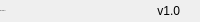
              <widget class="QFrame" name="bottomBar">
               <property name="minimumSize">
                <size>
                 <width>0</width>
                 <height>22</height>
                </size>
               </property>
               <property name="maximumSize">
                <size>
                 <width>16777215</width>
                 <height>22</height>
                </size>
               </property>
               <property name="frameShape">
                <enum>QFrame::Shape::NoFrame</enum>
               </property>
               <property name="frameShadow">
                <enum>QFrame::Shadow::Raised</enum>
               </property>
               <layout class="QHBoxLayout" name="horizontalLayout_5">
                <property name="spacing">
                 <number>0</number>
                </property>
                <property name="leftMargin">
                 <number>0</number>
                </property>
                <property name="topMargin">
                 <number>0</number>
                </property>
                <property name="rightMargin">
                 <number>0</number>
                </property>
                <property name="bottomMargin">
                 <number>0</number>
                </property>
                <item>
                 <widget class="QLabel" name="creditsLabel">
                  <property name="maximumSize">
                   <size>
                    <width>16777215</width>
                    <height>16</height>
                   </size>
                  </property>
                  <property name="font">
                   <font>
                    <family>Segoe UI</family>
                    <pointsize>-1</pointsize>
                    <italic>false</italic>
                    <bold>false</bold>
                   </font>
                  </property>
                  <property name="text">
                   <string>By: Cheifs AI</string>
                  </property>
                  <property name="alignment">
                   <set>Qt::AlignmentFlag::AlignLeading|Qt::AlignmentFlag::AlignLeft|Qt::AlignmentFlag::AlignVCenter</set>
                  </property>
                 </widget>
                </item>
                <item>
                 <widget class="QLabel" name="version">
                  <property name="text">
                   <string>v1.0</string>
                  </property>
                  <property name="alignment">
                   <set>Qt::AlignmentFlag::AlignRight|Qt::AlignmentFlag::AlignTrailing|Qt::AlignmentFlag::AlignVCenter</set>
                  </property>
                 </widget>
                </item>
                <item>
                 <widget class="QFrame" name="frame_size_grip">
                  <property name="minimumSize">
                   <size>
                    <width>20</width>
                    <height>0</height>
                   </size>
                  </property>
                  <property name="maximumSize">
                   <size>
                    <width>20</width>
                    <height>16777215</height>
                   </size>
                  </property>
                  <property name="frameShape">
                   <enum>QFrame::Shape::NoFrame</enum>
                  </property>
                  <property name="frameShadow">
                   <enum>QFrame::Shadow::Raised</enum>
                  </property>
                 </widget>
                </item>
               </layout>
              </widget>
